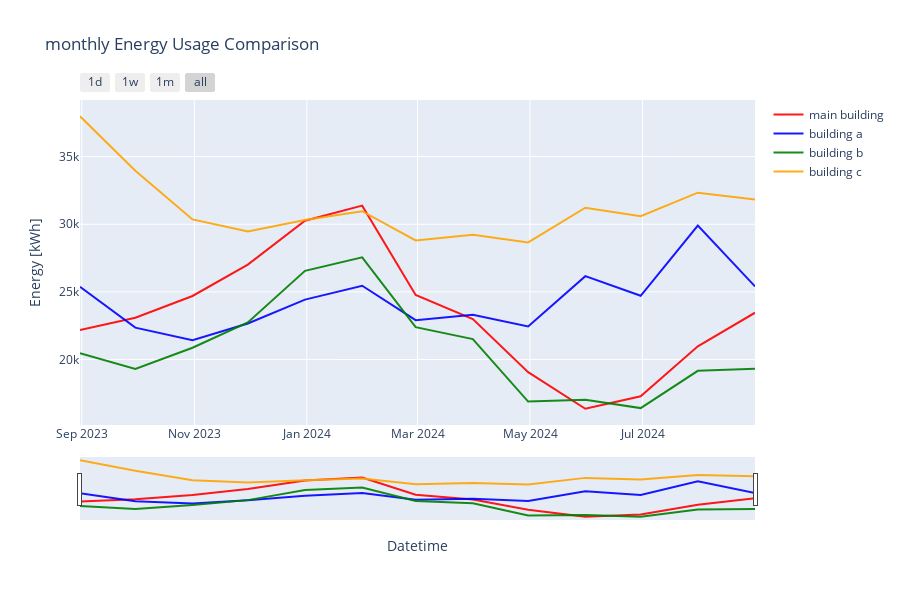

Notebook code cell kept with this figure:
### Code cell
merged_df, cols =pipe.select_and_merge_datasets(["value_import"], periode="m")
merged_df = merged_df.iloc[1:-1]
    
plot_energy_usage(merged_df, cols,
                    titel="monthly Energy Usage Comparison",
                    yaxis_title="Energy [kWh]",
                    tozeroy=False,
                    dark_mode=True,
                    )

### Figure 1 — Plotly figure (JSON) as saved in the notebook; plotly's stock layout.template omitted (floating-point values rounded to 4 significant figures)
{"data": [{"line": {"color": "rgba(255, 0, 0, 0.9)"}, "mode": "lines", "name": "main building", "type": "scatter", "x": ["2023-08-31T00:00:00", "2023-09-30T00:00:00", "2023-10-31T00:00:00", "2023-11-30T00:00:00", "2023-12-31T00:00:00", "2024-01-31T00:00:00", "2024-02-29T00:00:00", "2024-03-31T00:00:00", "2024-04-30T00:00:00", "2024-05-31T00:00:00", "2024-06-30T00:00:00", "2024-07-31T00:00:00", "2024-08-31T00:00:00"], "y": [22179, 23090.0, 24700.0, 27020.0, 30260.0, 31380.0, 24780.0, 22990.0, 19070.0, 16360.0, 17280.0, 20980.0, 23460.0]}, {"line": {"color": "rgba(0, 0, 255, 0.9)"}, "mode": "lines", "name": "building a", "type": "scatter", "x": ["2023-08-31T00:00:00", "2023-09-30T00:00:00", "2023-10-31T00:00:00", "2023-11-30T00:00:00", "2023-12-31T00:00:00", "2024-01-31T00:00:00", "2024-02-29T00:00:00", "2024-03-31T00:00:00", "2024-04-30T00:00:00", "2024-05-31T00:00:00", "2024-06-30T00:00:00", "2024-07-31T00:00:00", "2024-08-31T00:00:00"], "y": [25380.0, 22360.0, 21420.0, 22667, 24430.0, 25450.0, 22910.0, 23310.0, 22440.0, 26163, 24710.0, 29900, 25400.0]}, {"line": {"color": "rgba(0, 128, 0, 0.9)"}, "mode": "lines", "name": "building b", "type": "scatter", "x": ["2023-08-31T00:00:00", "2023-09-30T00:00:00", "2023-10-31T00:00:00", "2023-11-30T00:00:00", "2023-12-31T00:00:00", "2024-01-31T00:00:00", "2024-02-29T00:00:00", "2024-03-31T00:00:00", "2024-04-30T00:00:00", "2024-05-31T00:00:00", "2024-06-30T00:00:00", "2024-07-31T00:00:00", "2024-08-31T00:00:00"], "y": [20470.0, 19310.0, 20870.0, 22740.0, 26560.0, 27560.0, 22390.0, 21510.0, 16890.0, 17020.0, 16410.0, 19170.0, 19330.0]}, {"line": {"color": "rgba(255, 165, 0, 0.9)"}, "mode": "lines", "name": "building c", "type": "scatter", "x": ["2023-08-31T00:00:00", "2023-09-30T00:00:00", "2023-10-31T00:00:00", "2023-11-30T00:00:00", "2023-12-31T00:00:00", "2024-01-31T00:00:00", "2024-02-29T00:00:00", "2024-03-31T00:00:00", "2024-04-30T00:00:00", "2024-05-31T00:00:00", "2024-06-30T00:00:00", "2024-07-31T00:00:00", "2024-08-31T00:00:00"], "y": [37980.0, 33960.0, 30360.0, 29460.0, 30310.0, 30960.0, 28800.0, 29230.0, 28650.0, 31220.0, 30600.0, 32335, 31830.0]}], "layout": {"height": 600, "hovermode": "x unified", "showlegend": true, "title": {"text": "monthly Energy Usage Comparison"}, "xaxis": {"rangeselector": {"buttons": [{"count": 1, "label": "1d", "step": "day", "stepmode": "backward"}, {"count": 7, "label": "1w", "step": "day", "stepmode": "backward"}, {"count": 1, "label": "1m", "step": "month", "stepmode": "backward"}, {"step": "all"}]}, "rangeslider": {"visible": true}, "title": {"text": "Datetime"}, "type": "date"}, "yaxis": {"title": {"text": "Energy [kWh]"}}}}
